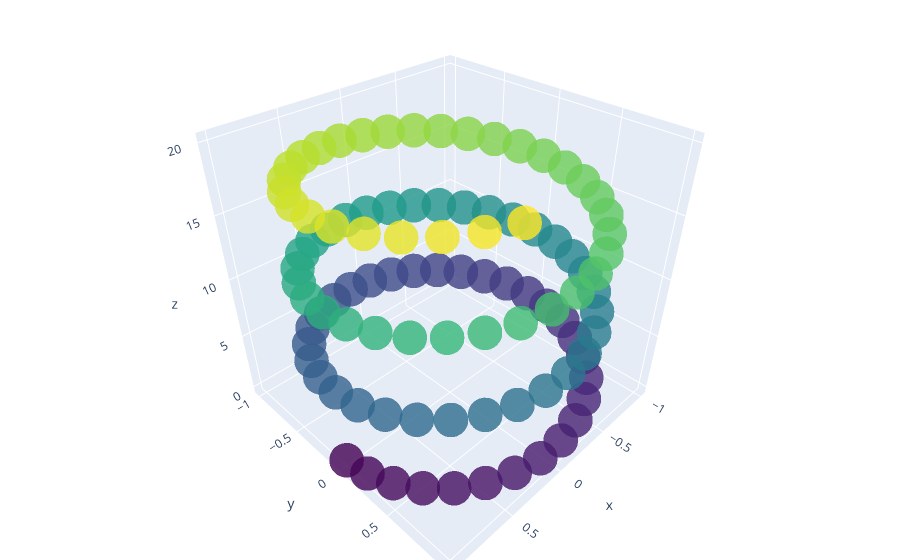

The notebook cell this image was saved under:
### Code cell
import plotly.graph_objects as go
import numpy as np

# Helix equation
t = np.linspace(0, 20, 100)
x, y, z = np.cos(t), np.sin(t), t

fig = go.Figure(data=[go.Scatter3d(
    x=x,
    y=y,
    z=z,
    mode='markers',
    marker=dict(
        size=12,
        color=z,                # set color to an array/list of desired values
        colorscale='Viridis',   # choose a colorscale
        opacity=0.8
    )
)])

# tight layout
fig.update_layout(margin=dict(l=0, r=0, b=0, t=0))
fig.write_html("test.html")  # Save the figure as an HTML file
fig.show()  # Display the figure
